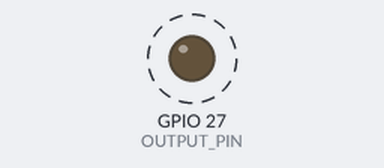
A sketch run on a simulated ESP32. Shown: output pins drawn as LEDs (lit = HIGH). Dashed ring = blinking. What the sketch prints to the serial monitor is not drawn.

Above: at 0.2 s.
Timing chart, 0 to 3.0 s (numbered marks = the images above):
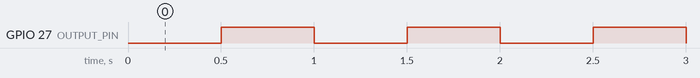

Measured:
- by itself, GPIO 27 (OUTPUT_PIN): alternates HIGH for 0.50 s and LOW for 0.50 s

The sketch:

PPMEncoderEsp32.ino
```cpp
#include <Arduino.h>

#define OUTPUT_PIN 27

int16_t channels[10];
uint16_t elapsedUs=0;

uint8_t numChannels;
uint8_t currentChannel;
boolean state;

const uint16_t MIN = 1000;
const uint16_t MAX = 2000;
const uint16_t PPM_PULSE_LENGTH_uS = 300;
const uint16_t PPM_FRAME_LENGTH_uS = 22500;

uint16_t frameCount=0;
uint16_t loopCount=0;

hw_timer_t * timer = NULL;
portMUX_TYPE timerMux = portMUX_INITIALIZER_UNLOCKED;

// With critical section
void IRAM_ATTR onTimer() {
  uint16_t nextTimerUs=0;
  portENTER_CRITICAL_ISR(&timerMux);

  if (state) {
    digitalWrite(OUTPUT_PIN, HIGH);
    nextTimerUs = PPM_PULSE_LENGTH_uS;
    elapsedUs += PPM_PULSE_LENGTH_uS;
  } else {
    digitalWrite(OUTPUT_PIN, LOW);
    if (currentChannel >= numChannels) {
      currentChannel = 0;
      nextTimerUs = PPM_FRAME_LENGTH_uS - elapsedUs;
      elapsedUs = 0;
      frameCount++;
    } else {
      nextTimerUs = channels[currentChannel] - PPM_PULSE_LENGTH_uS;
      elapsedUs = elapsedUs + nextTimerUs;
      currentChannel++;
    }
  }
  timerAlarmWrite(timer, nextTimerUs, true);
  state = !state;

  portEXIT_CRITICAL_ISR(&timerMux);
}


void setup() {
  Serial.begin(115200);

  pinMode(OUTPUT_PIN, OUTPUT);
  digitalWrite(OUTPUT_PIN, LOW);

  state = true;
  elapsedUs = 0;
  currentChannel = 0;
  numChannels = 6;

  for (uint8_t ch = 0; ch < numChannels; ch++) {
    setChannelPercent(ch, 50);
  }

  timer = timerBegin(0, 80, true);
  timerAttachInterrupt(timer, &onTimer, true);
  timerAlarmWrite(timer, 500000, true);
  timerAlarmEnable(timer);
}

void loop() {
// You can comment Enter/ Exit critical section
//    portENTER_CRITICAL(&timerMux);
//    portEXIT_CRITICAL(&timerMux);

   delay(2000);
   Serial.printf("Frame Count %d\n",frameCount);

   loopCount++;
   if(loopCount%10==0) {
     for (uint8_t ch = 0; ch < numChannels; ch++) {
       setChannelPercent(ch, (loopCount%20==0)?10:90 );
     }
   }
}


void setChannel(uint8_t channel, uint16_t value) {
  channels[channel] = constrain(value, MIN, MAX);
}

void setChannelPercent(uint8_t channel, uint8_t percent) {
  percent = constrain(percent, 0, 100);
  setChannel(channel, map(percent, 0, 100, MIN, MAX));
}

void setChannelScaled(uint8_t channel, uint8_t val, uint16_t maxVal) {
  val = constrain(val, 0, maxVal);
  setChannel(channel, map(val, 0, maxVal, MIN, MAX));
}
```
